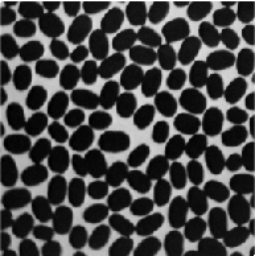
//> input picture Imagenes/cafe.tif, 255 x 256 px
$ ./Practica8   (built with g++ and OpenCV 4)
//> lines starting //> are read from the running program, lines starting //| are printed output that depends on the picture; after the words box and inside, x2 and y2 are one past the last pixel; in counts of white or black regions, pixels touching at a corner belong together
#include "opencv\cv.hpp"
#include <iostream>

using namespace cv;
using namespace std;

// [182 lines of commented-out code are left out]
int MinMax(Mat&);

int main() {
	Mat img;
	img = imread("Imagenes/cafe.tif", IMREAD_GRAYSCALE);
//> img is the input picture: 256 rows x 255 cols, CV_8UC1; min 0, max 255, mean 67.6

	if (!img.data) {
		cout << "Error loading the image" << endl;

		return 1;
	}

	float range[] = { 0 , 256 };
	const float* ranges[] = { range };
	int hist_size = 256;
	Mat hist;

	calcHist(&img, 1, 0, Mat(), hist, 1, &hist_size, ranges);
//> hist = 256 values, max 4699 at index 12, min 0 at index 228, mean 255

	int histogram_width = 512;
	int histogram_height = 400;
	int bin_w = cvRound((double)histogram_width / hist_size);
	Mat aux_hist;
	Mat norm_hist(histogram_height, histogram_width, CV_8UC3, Scalar(0, 0, 0));

	normalize(hist, aux_hist, 0, histogram_height, NORM_MINMAX, -1, Mat());
//> aux_hist = 256 values, max 400 at index 12, min 0 at index 228, mean 21.71

	for (int i = 1; i < 256; i++) {

		Point p1(bin_w * (i - 1), histogram_height - cvRound(aux_hist.at<float>(i - 1)));
		Point p2(bin_w * (i), histogram_height - cvRound(aux_hist.at<float>(i)));
		line(norm_hist, p1, p2, Scalar(255, 0, 0), 2);

	}
//> this loop made 255 passes
//> (p1, p2) on passes 1 to 3: (Point(0, 397), Point(2, 397)), (Point(2, 397), Point(4, 396)), (Point(4, 396), Point(6, 394))
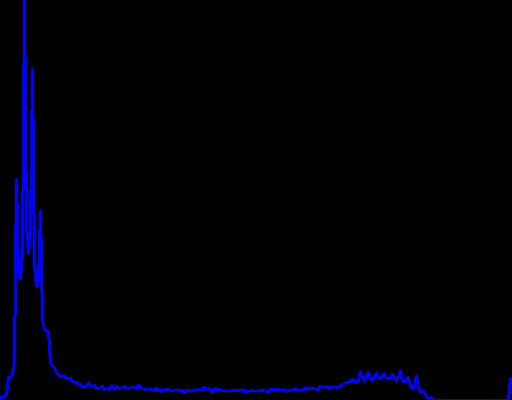
//> norm_hist: 400 rows x 512 cols, CV_8UC3; mean B, G, R 6.6, 0, 0

	Mat img_th;
	int min1 = MinMax(hist);
//> after the loop in MinMax, `for (i = 1; i < 256; ++i)`: max1 = 12
//> after the loop in MinMax, `for (i = 0; i < 256; ++i)`: hist_aux = 256 values, max 65236 at index 200, min 0 at index 12, mean 14416.8
//> after the loop in MinMax, `for (i = 1; i < 256; ++i)`: max2 = 200
//| Maximo 1 12 Maximo 2 200
//> in MinMax, `min = max1;`: min = 12
//> after the loop in MinMax, `for (i = min + 1; i < max2; ++i)`: min = 92
//| Minimo 92
//> min1 = 92
	threshold(img, img_th, min1, 255, THRESH_BINARY_INV);
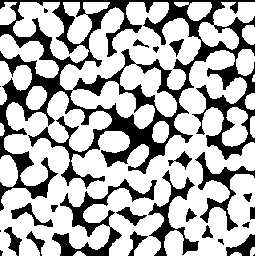
//> img_th: 256 rows x 255 cols, CV_8UC1; 68.9% white; 26 black regions (5 under 20 px), largest, box (x1, y1, x2, y2) and area: (0, 0, 255, 211) 14409, (52, 179, 157, 256) 1813, (148, 170, 199, 256) 1052

	morphologyEx(img_th, img_th, MORPH_ERODE, Mat(), Point(-1,-1), 5);
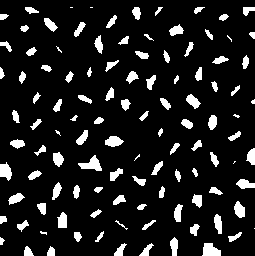
//> img_th: 256 rows x 255 cols, CV_8UC1; 11.1% white; 111 white regions (11 under 20 px), largest, box (x1, y1, x2, y2) and area: (78, 155, 102, 171) 191, (202, 243, 221, 256) 186, (0, 162, 12, 181) 154

	Mat img_c, img_lab, stats, centroids;
	connectedComponentsWithStats(img_th, img_lab, stats, centroids);
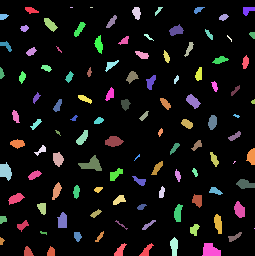
//> img_lab: 256 rows x 255 cols, CV_32SC1; 112 distinct labels, from 0 to 111; one colour per label, 0 black
//> stats = 112 rows, first 6: [0, 0, 255, 256, 58005], [25, 7, 14, 7, 61], [70, 7, 3, 1, 3], [90, 7, 3, 1, 3], [132, 7, 9, 13, 82], [155, 7, 8, 9, 30]; centroids = 112 pairs, first value 1.26 to 254, second value 7 to 251.5

	RNG color;
	cvtColor(img, img, CV_GRAY2BGR);
	for (int i = 0; i < stats.rows; i++) {

		double x_c = centroids.at<double>(i, 0);
		double y_c = centroids.at<double>(i, 1);

		circle(img, Point(x_c, y_c), 2, Scalar(color.uniform(0, 255), color.uniform(0, 255), color.uniform(0, 255)));
	}
//> this loop made 112 passes
//> (x_c, y_c) on passes 1 to 12: (126.9, 126.1), (30.77, 9.82), (71, 7), (91, 7), (136.3, 12.45), (158, 10.27), (197.9, 9.4), (247.5, 9.82), (3.1, 16.2), (111.3, 21.37), (223.2, 16.85), (49.92, 24.12)
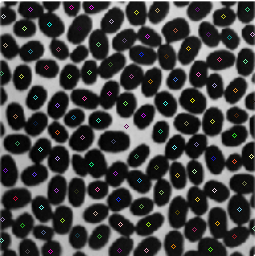
//> img: 256 rows x 255 cols, CV_8UC3; 1.36% of pixels changed, all inside (x1, y1, x2, y2) = (0, 5, 255, 254)


	namedWindow("original", CV_WINDOW_AUTOSIZE);
	namedWindow("threshold", CV_WINDOW_AUTOSIZE);

	imshow("original", img);
	imshow("threshold", img_th);


	waitKey(0);
	destroyAllWindows();
}

//Threshold values
int MinMax(Mat& hist) {
	Mat hist_aux(256, 1, CV_32FC1);
	int i, max1, max2, min;

	max1 = 0;
	for (i = 1; i < 256; ++i) {
		if (hist.at<float>(max1) < hist.at<float>(i)) {
			max1 = i;
		}
	}
	for (i = 0; i < 256; ++i) {
		hist_aux.at<float>(i) = hist.at<float>(i) * abs(i - max1);
	}

	max2 = 0;
	for (i = 1; i < 256; ++i) {
		if (hist_aux.at<float>(max2) < hist_aux.at<float>(i)) {
			max2 = i;
		}
	}
	cout << "Maximo 1 " << max1 << " Maximo 2 " << max2 << endl;

	if (max1 < max2) {
		min = max1;
		for (i = min + 1; i < max2; ++i) {
			if (hist.at<float>(i) < hist.at<float>(min)) {
				min = i;
			}
		}
	}
	else {
		min = max2;
		for (i = min + 1; i < max1; ++i) {
			if (hist.at<float>(i) < hist.at<float>(min)) {
				min = i;
			}
		}
	}
	cout << "Minimo " << min << endl;
	return(min);
}

$ run again, with Imagenes/building.jpg saved as Imagenes/cafe.tif
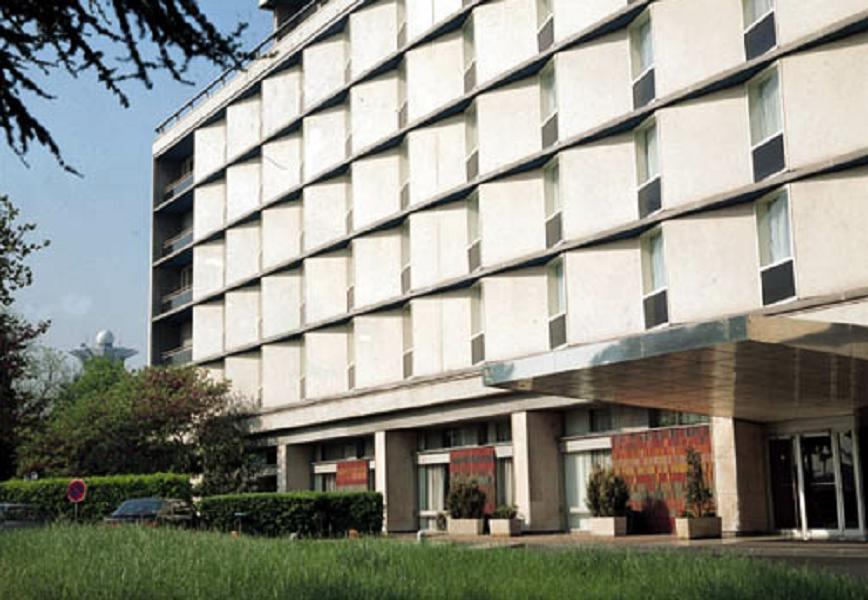
//> input picture Imagenes/building.jpg, 868 x 600 px
//> hist = 256 values, max 7442 at index 244, min 363 at index 255, mean 2034.4
//> aux_hist = 256 values, max 400 at index 244, min 0 at index 255, mean 94.44
//> the loop `for (int i = 1; i < 256; i++)` made 255 passes
//> (p1, p2) on passes 1 to 3: (Point(0, 357), Point(2, 310)), (Point(2, 310), Point(4, 327)), (Point(4, 327), Point(6, 334))
//> after the loop in MinMax, `for (i = 1; i < 256; ++i)`: max1 = 244
//> after the loop in MinMax, `for (i = 0; i < 256; ++i)`: hist_aux = 256 values, max 481504 at index 80, min 0 at index 244, mean 207998.2
//> after the loop in MinMax, `for (i = 1; i < 256; ++i)`: max2 = 80
//| Maximo 1 244 Maximo 2 80
//> after the loop in MinMax, `for (i = min + 1; i < max1; ++i)`: min = 150
//| Minimo 150
//> `morphologyEx(img_th, img_th, MORPH_ERODE, Mat(), Point(-1,-1), 5);`:
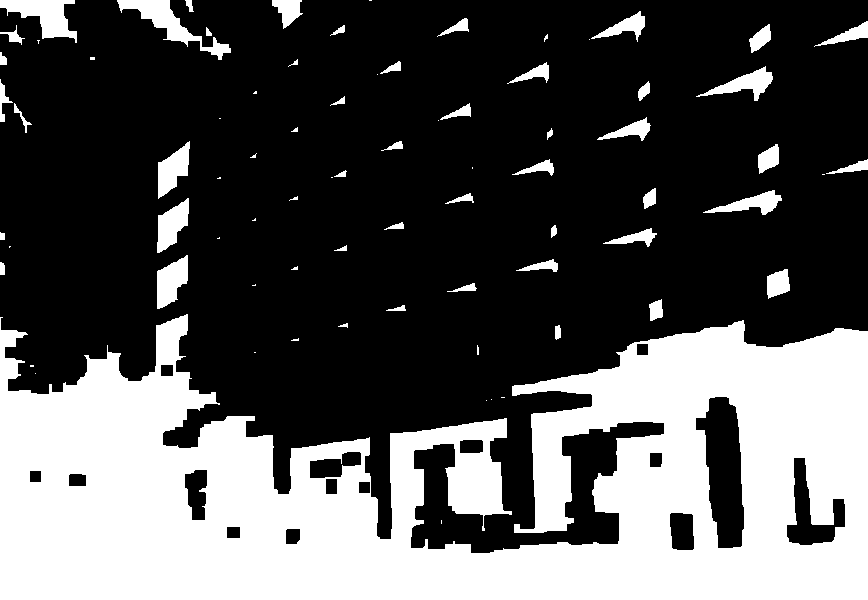
//> img_th: 600 rows x 868 cols, CV_8UC1; 33.4% white; 78 white regions (29 under 20 px), largest, box (x1, y1, x2, y2) and area: (0, 314, 868, 600) 157759, (117, 0, 231, 60) 1726, (0, 0, 77, 43) 1618
//> img_lab: 600 rows x 868 cols, CV_32SC1; 79 distinct labels, from 0 to 78
//> stats = 79 rows, first 6: [0, 0, 868, 553, 347098], [0, 0, 77, 43, 1618], [117, 0, 114, 60, 1726], [185, 0, 9, 12, 63], [272, 0, 31, 29, 511], [369, 0, 3, 1, 3]; centroids = 79 pairs, first value 1.88 to 852.7, second value 0 to 521.5
//> the loop `for (int i = 0; i < stats.rows; i++)` made 79 passes
//> (x_c, y_c) on passes 1 to 8: (432, 221.7), (43.69, 14.92), (170, 23.02), (189.3, 4.94), (287.6, 9.99), (370, 0), (625.2, 26.48), (457.2, 26.98)
//> after the loop `for (int i = 0; i < stats.rows; i++)`:
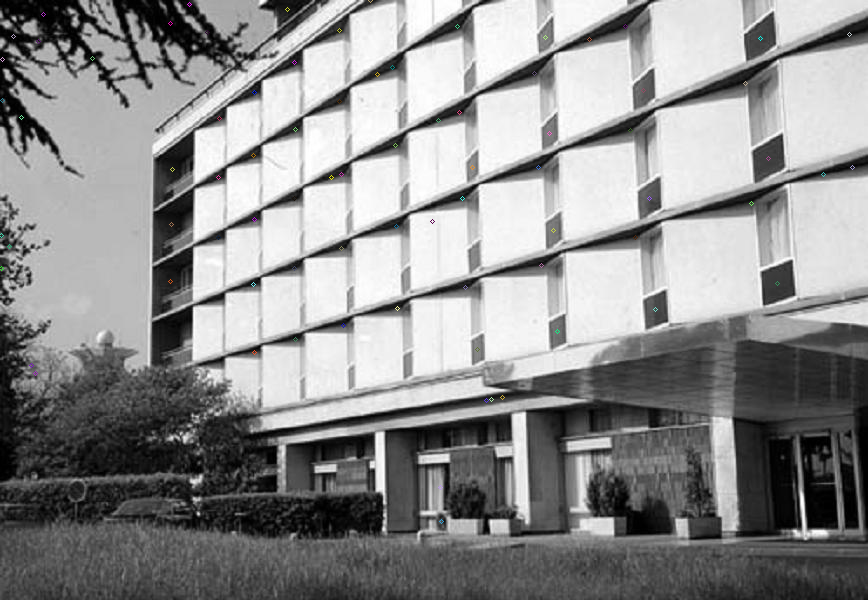
//> img: 600 rows x 868 cols, CV_8UC3; mean B, G, R 142.4, 142.4, 142.4
